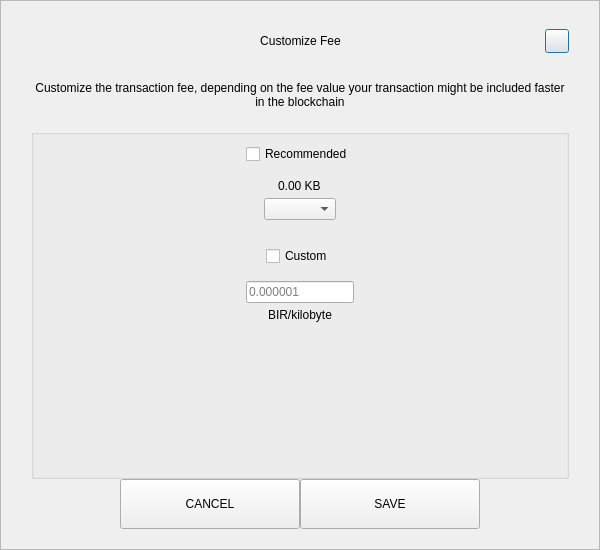
<?xml version="1.0" encoding="UTF-8"?>
<ui version="4.0">
 <class>SendCustomFeeDialog</class>
 <widget class="QDialog" name="SendCustomFeeDialog">
  <property name="geometry">
   <rect>
    <x>0</x>
    <y>0</y>
    <width>600</width>
    <height>550</height>
   </rect>
  </property>
  <property name="windowTitle">
   <string>Form</string>
  </property>
  <layout class="QVBoxLayout" name="verticalLayout_3">
   <property name="spacing">
    <number>0</number>
   </property>
   <property name="leftMargin">
    <number>0</number>
   </property>
   <property name="topMargin">
    <number>0</number>
   </property>
   <property name="rightMargin">
    <number>0</number>
   </property>
   <property name="bottomMargin">
    <number>0</number>
   </property>
   <item>
    <widget class="QFrame" name="frame">
     <property name="styleSheet">
      <string notr="true"/>
     </property>
     <property name="frameShape">
      <enum>QFrame::StyledPanel</enum>
     </property>
     <property name="frameShadow">
      <enum>QFrame::Raised</enum>
     </property>
     <layout class="QVBoxLayout" name="verticalLayout_2">
      <property name="spacing">
       <number>0</number>
      </property>
      <property name="leftMargin">
       <number>30</number>
      </property>
      <property name="topMargin">
       <number>20</number>
      </property>
      <property name="rightMargin">
       <number>30</number>
      </property>
      <property name="bottomMargin">
       <number>20</number>
      </property>
      <item>
       <layout class="QHBoxLayout" name="horizontalLayout_3">
        <property name="spacing">
         <number>0</number>
        </property>
        <item>
         <spacer name="horizontalSpacer_21">
          <property name="orientation">
           <enum>Qt::Horizontal</enum>
          </property>
          <property name="sizeHint" stdset="0">
           <size>
            <width>40</width>
            <height>20</height>
           </size>
          </property>
         </spacer>
        </item>
        <item>
         <widget class="QLabel" name="labelTitle">
          <property name="minimumSize">
           <size>
            <width>0</width>
            <height>40</height>
           </size>
          </property>
          <property name="maximumSize">
           <size>
            <width>16777215</width>
            <height>40</height>
           </size>
          </property>
          <property name="styleSheet">
           <string notr="true">padding-left:24px;</string>
          </property>
          <property name="text">
           <string>Customize Fee</string>
          </property>
          <property name="alignment">
           <set>Qt::AlignCenter</set>
          </property>
          <property name="margin">
           <number>7</number>
          </property>
         </widget>
        </item>
        <item>
         <spacer name="horizontalSpacer">
          <property name="orientation">
           <enum>Qt::Horizontal</enum>
          </property>
          <property name="sizeHint" stdset="0">
           <size>
            <width>40</width>
            <height>20</height>
           </size>
          </property>
         </spacer>
        </item>
        <item>
         <widget class="QPushButton" name="btnEsc">
          <property name="minimumSize">
           <size>
            <width>24</width>
            <height>24</height>
           </size>
          </property>
          <property name="maximumSize">
           <size>
            <width>24</width>
            <height>24</height>
           </size>
          </property>
          <property name="text">
           <string/>
          </property>
         </widget>
        </item>
       </layout>
      </item>
      <item>
       <spacer name="verticalSpacer_2">
        <property name="orientation">
         <enum>Qt::Vertical</enum>
        </property>
        <property name="sizeType">
         <enum>QSizePolicy::Fixed</enum>
        </property>
        <property name="sizeHint" stdset="0">
         <size>
          <width>20</width>
          <height>20</height>
         </size>
        </property>
       </spacer>
      </item>
      <item>
       <widget class="QLabel" name="labelMessage">
        <property name="text">
         <string>Customize the transaction fee, depending on the fee value your transaction might be included faster in the blockchain</string>
        </property>
        <property name="alignment">
         <set>Qt::AlignCenter</set>
        </property>
        <property name="wordWrap">
         <bool>true</bool>
        </property>
       </widget>
      </item>
      <item>
       <spacer name="verticalSpacer_3">
        <property name="orientation">
         <enum>Qt::Vertical</enum>
        </property>
        <property name="sizeType">
         <enum>QSizePolicy::Fixed</enum>
        </property>
        <property name="sizeHint" stdset="0">
         <size>
          <width>20</width>
          <height>20</height>
         </size>
        </property>
       </spacer>
      </item>
      <item>
       <widget class="QGroupBox" name="groupBox">
        <property name="title">
         <string/>
        </property>
        <layout class="QVBoxLayout" name="verticalLayout">
         <property name="leftMargin">
          <number>12</number>
         </property>
         <property name="rightMargin">
          <number>12</number>
         </property>
         <item>
          <layout class="QVBoxLayout" name="verticalLayout_4">
           <property name="spacing">
            <number>5</number>
           </property>
           <item alignment="Qt::AlignHCenter">
            <widget class="QCheckBox" name="checkBoxRecommended">
             <property name="text">
              <string>Recommended</string>
             </property>
            </widget>
           </item>
           <item>
            <spacer name="verticalSpacer_5">
             <property name="orientation">
              <enum>Qt::Vertical</enum>
             </property>
             <property name="sizeType">
              <enum>QSizePolicy::Fixed</enum>
             </property>
             <property name="sizeHint" stdset="0">
              <size>
               <width>20</width>
               <height>10</height>
              </size>
             </property>
            </spacer>
           </item>
           <item alignment="Qt::AlignHCenter">
            <widget class="QLabel" name="labelFee">
             <property name="text">
              <string>0.00 KB</string>
             </property>
            </widget>
           </item>
           <item alignment="Qt::AlignHCenter">
            <widget class="QComboBox" name="comboBoxRecommended"/>
           </item>
          </layout>
         </item>
         <item>
          <spacer name="verticalSpacer">
           <property name="orientation">
            <enum>Qt::Vertical</enum>
           </property>
           <property name="sizeType">
            <enum>QSizePolicy::Fixed</enum>
           </property>
           <property name="sizeHint" stdset="0">
            <size>
             <width>20</width>
             <height>20</height>
            </size>
           </property>
          </spacer>
         </item>
         <item>
          <layout class="QVBoxLayout" name="verticalLayout_5">
           <property name="spacing">
            <number>5</number>
           </property>
           <item alignment="Qt::AlignHCenter">
            <widget class="QCheckBox" name="checkBoxCustom">
             <property name="text">
              <string>Custom</string>
             </property>
            </widget>
           </item>
           <item>
            <spacer name="verticalSpacer_6">
             <property name="orientation">
              <enum>Qt::Vertical</enum>
             </property>
             <property name="sizeType">
              <enum>QSizePolicy::Fixed</enum>
             </property>
             <property name="sizeHint" stdset="0">
              <size>
               <width>20</width>
               <height>10</height>
              </size>
             </property>
            </spacer>
           </item>
           <item alignment="Qt::AlignHCenter">
            <widget class="QLineEdit" name="lineEditCustomFee">
             <property name="placeholderText">
              <string notr="true">0.000001</string>
             </property>
            </widget>
           </item>
           <item alignment="Qt::AlignHCenter">
            <widget class="QLabel" name="labelCustomFee">
             <property name="text">
              <string>BIR/kilobyte</string>
             </property>
            </widget>
           </item>
          </layout>
         </item>
         <item>
          <spacer name="verticalSpacer_4">
           <property name="orientation">
            <enum>Qt::Vertical</enum>
           </property>
           <property name="sizeHint" stdset="0">
            <size>
             <width>20</width>
             <height>40</height>
            </size>
           </property>
          </spacer>
         </item>
        </layout>
       </widget>
      </item>
      <item>
       <layout class="QHBoxLayout" name="horizontalLayout" stretch="1,2,2,1">
        <item>
         <spacer name="horizontalSpacer1">
          <property name="orientation">
           <enum>Qt::Horizontal</enum>
          </property>
          <property name="sizeHint" stdset="0">
           <size>
            <width>40</width>
            <height>20</height>
           </size>
          </property>
         </spacer>
        </item>
        <item>
         <widget class="QPushButton" name="btnCancel">
          <property name="minimumSize">
           <size>
            <width>180</width>
            <height>50</height>
           </size>
          </property>
          <property name="focusPolicy">
           <enum>Qt::NoFocus</enum>
          </property>
          <property name="text">
           <string>CANCEL</string>
          </property>
         </widget>
        </item>
        <item>
         <widget class="QPushButton" name="btnSave">
          <property name="minimumSize">
           <size>
            <width>180</width>
            <height>50</height>
           </size>
          </property>
          <property name="focusPolicy">
           <enum>Qt::NoFocus</enum>
          </property>
          <property name="text">
           <string>SAVE</string>
          </property>
         </widget>
        </item>
        <item>
         <spacer name="horizontalSpacer_2">
          <property name="orientation">
           <enum>Qt::Horizontal</enum>
          </property>
          <property name="sizeHint" stdset="0">
           <size>
            <width>40</width>
            <height>20</height>
           </size>
          </property>
         </spacer>
        </item>
       </layout>
      </item>
     </layout>
    </widget>
   </item>
  </layout>
 </widget>
 <resources/>
 <connections/>
</ui>
